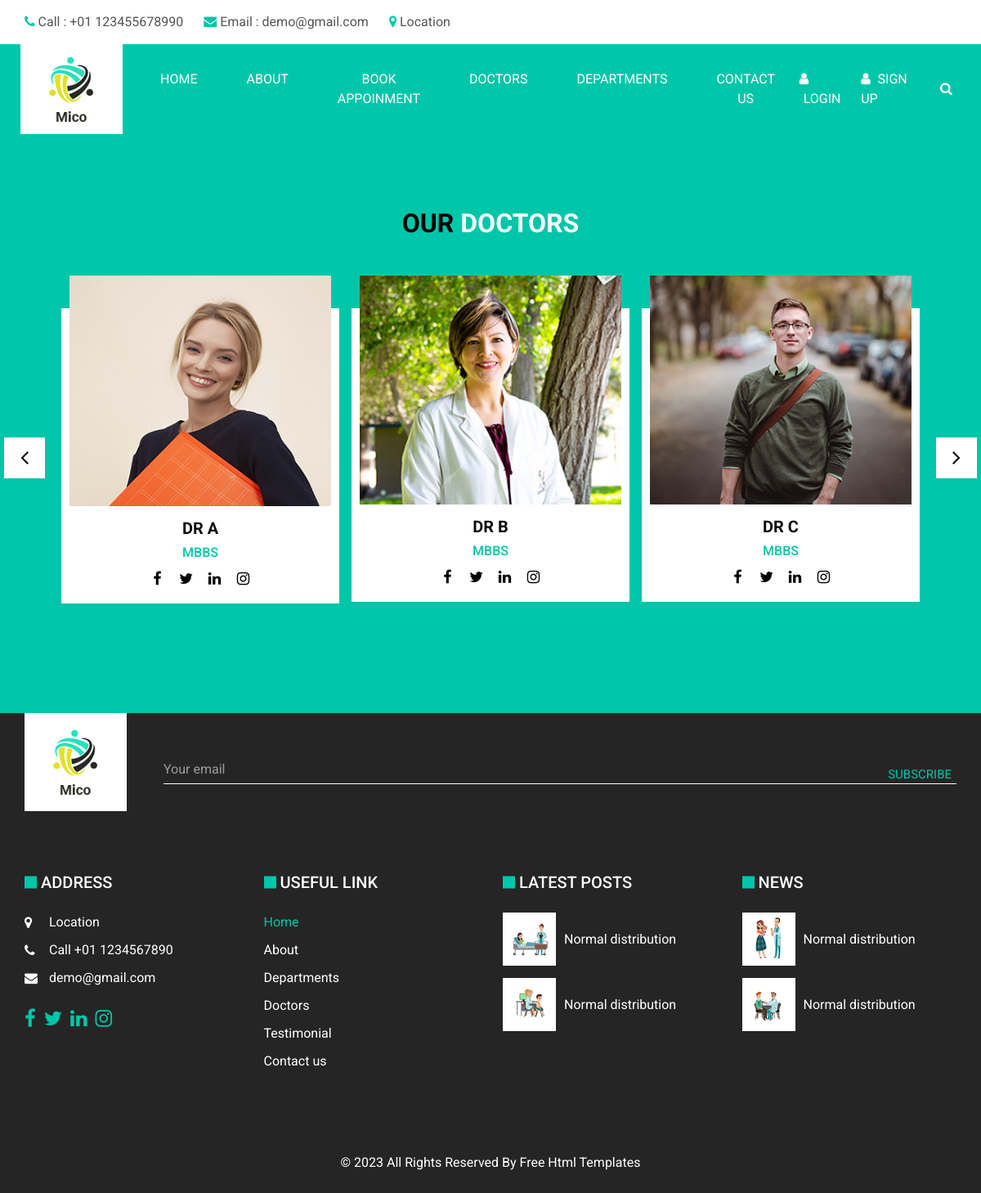
Page /doctors on the committed database.
### home/models.py (models this page shows, shortened)
class Doctors(models.Model):
    doc_name =models.CharField(max_length=250)
    doc_qualificc=models.CharField(max_length=100)
    doc_dep=models.ForeignKey(Department, on_delete=models.CASCADE)
    doc_image=models.ImageField(upload_to='doctors')
    doc_code=models.IntegerField()

### home/views.py (the view)
# urls.py: path('doctors', views.doctors, name='doctors'),
def doctors(request):
    dict_doc={
        'doc' : Doctors.objects.all()
    }
    return render(request, 'doctors.html',dict_doc)

### templates/doctors.html (shortened to what this page needs)
<!DOCTYPE html>
{% extends 'base.html' %}
{% block content%}
  <section class="team_section layout_padding">
    <div class="container">
      <div class="heading_container heading_center">
        <h2>
          Our <span>Doctors</span>
        </h2>
      </div>
      <div class="carousel-wrap ">
        <div class="owl-carousel team_carousel">
          {% for d in doc %}
          <div class="item">
            <div class="box">
              <div class="img-box">
                <img src={{d.doc_image.url}} alt="" />
              </div>
              <div class="detail-box">
                <h5>
                  {{d.doc_name}}
                </h5>
                <h6>
                  {{d.doc_qualificc}}
                </h6>
                <div class="social_box">
                  <a href="">
                    <i class="fa fa-facebook" aria-hidden="true"></i>
                  </a>
                  <a href="">
                    <i class="fa fa-twitter" aria-hidden="true"></i>
                  </a>
                  <a href="">
                    <i class="fa fa-linkedin" aria-hidden="true"></i>
                  </a>
                  <a href="">
                    <i class="fa fa-instagram" aria-hidden="true"></i>
                  </a>
                </div>
              </div>
            </div>
          </div>
          {% endfor %}
  </section>
{% endblock %}

### static/css/style.css (style rules this page uses)
body { font-family: 'Roboto', sans-serif; color: #0c0c0c; background-color: #ffffff; overflow-x: hidden; }
.layout_padding { padding: 90px 0; }
.heading_container { display: -webkit-box; display: -ms-flexbox; display: flex; -webkit-box-orient: vertical; -webkit-box-direction: normal; -ms-flex-direction: column; flex-direction: column; -webkit-box-align: start; -ms-flex-align: start; align-items: flex-start; }
.heading_container h2 { position: relative; font-weight: bold; }
.heading_container h2 span { color: #00c6a9; }
.heading_container.heading_center { -webkit-box-align: center; -ms-flex-align: center; align-items: center; text-align: center; }
a, a:hover, a:focus { text-decoration: none; }
.team_section { background-color: #00c6a9; }
.team_section .heading_container { margin-bottom: 45px; }
.team_section .heading_container h2 { color: #000000; text-transform: uppercase; margin: 0; }
.team_section .heading_container h2 span { color: #ffffff; }
.team_section .box { display: -webkit-box; display: -ms-flexbox; display: flex; -webkit-box-orient: vertical; -webkit-box-direction: normal; -ms-flex-direction: column; flex-direction: column; -webkit-box-align: center; -ms-flex-align: center; align-items: center; text-align: center; -webkit-transition: all 0.3s; transition: all 0.3s; padding: 0 10px; background: -webkit-gradient(linear, left top, left bottom, color-stop(10%, transparent), color-stop(10%, #ffffff)); background: linear-gradient(to bottom, transparent 10%, #ffffff 10%); }
.team_section .box .img-box img { width: 100%; }
.team_section .box .detail-box { padding: 15px; border-radius: 10px; -webkit-transition: all 0.3s; transition: all 0.3s; }
.team_section .box .detail-box h5 { font-weight: bold; }
.team_section .box .detail-box h6 { color: #00c6a9; }
.team_section .box .detail-box .social_box { display: -webkit-box; display: -ms-flexbox; display: flex; -webkit-box-pack: center; -ms-flex-pack: center; justify-content: center; }
.team_section .box .detail-box .social_box a { width: 30px; height: 30px; border-radius: 100%; display: -webkit-box; display: -ms-flexbox; display: flex; -webkit-box-pack: center; -ms-flex-pack: center; justify-content: center; -webkit-box-align: center; -ms-flex-align: center; align-items: center; font-size: 18px; margin: 0 2.5px; color: #000000; }
.team_section .team_carousel { margin-top: 45px; padding: 0 45px; }

### static/css/responsive.css (style rules this page uses)
@media (min-width: 1200px) { .container { max-width: 1170px; } }

### rows in the picture
Doctors: doc_image (picture), doc_name "DR A", doc_qualificc "MBBS"
Doctors: doc_image (picture), doc_name "DR B", doc_qualificc "MBBS"
Doctors: doc_image (picture), doc_name "DR C", doc_qualificc "MBBS"
